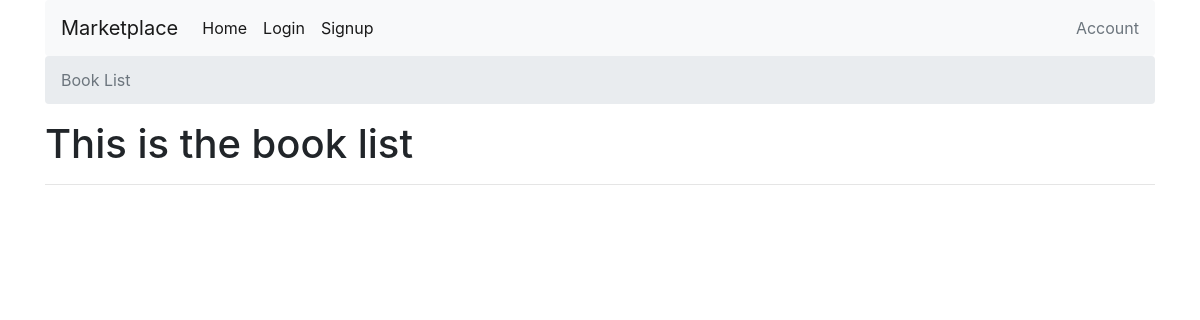
/, run on an earlier commit of the app's database.
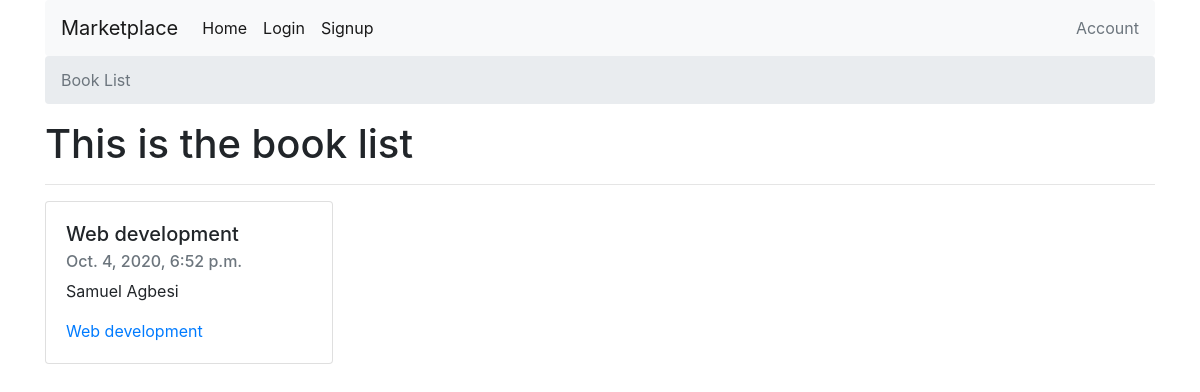
And on a later commit of the database.
### books/models.py (models this page shows)
class Book(models.Model):
    authors = models.ManyToManyField(Author) # A book can have multiple authors
    title = models.CharField(max_length=100)
    publication_date = models.DateTimeField()
    isbn = models.CharField(max_length=16)
    slug = models.SlugField()
    cover = models.ImageField()
    price = models.FloatField()
    def __str__(self):
        return self.title
    def get_absolute_url(self):
        return reverse("books:book-detail", kwargs={
            'slug':self.slug
        })

class Author(models.Model):
    first_name = models.CharField(max_length=30)
    last_name = models.CharField(max_length=30)
    slug = models.SlugField()
    def __str__(self):
        return f"{self.first_name} {self.last_name}"

### books/views.py (the view)
# urls.py: path('', book_list, name='book-list'),
def book_list(request):
    queryset = Book.objects.all()
    context = {
    'queryset':queryset
    }
    return render(request, "book_list.html", context)

### templates/book_list.html (shortened to what this page needs)
{% extends "base.html" %}
{% block breadcrumb %}
<nav aria-label="breadcrumb">
<ol class="breadcrumb">
    <li class="breadcrumb-item active" aria-current="page">Book List</li>
</ol>
</nav>
{% endblock breadcrumb %}
{% block content %}
<h1>This is the book list</h1>
<hr>
<div class="row">
    {% for book in queryset %}
        <div class="col-4">
            <div class="card" style="width: 18rem;">
                <div class="card-body">
                    <h5 class="card-title">{{ book.title }}</h5>
                    <h6 class="card-subtitle mb-2 text-muted">{{ book.publication_date }}</h6>
                    <p class="card-text">
                        {% for author in book.authors.all %}
                            <span>{{ author  }}</span>
                        {% endfor %}
                    </p>
                    <a href="{{ book.get_absolute_url }}" class="card-link">{{ book }}</a>
                </div>
            </div>
        </div>
    {% endfor %}
</div>
{% endblock content %}

What changed in the data, as far as the page shows it:
added Book: title "Web development", publication_date "Oct. 4, 2020, 6:52 p.m."
added Author: first_name+last_name "Samuel Agbesi"
